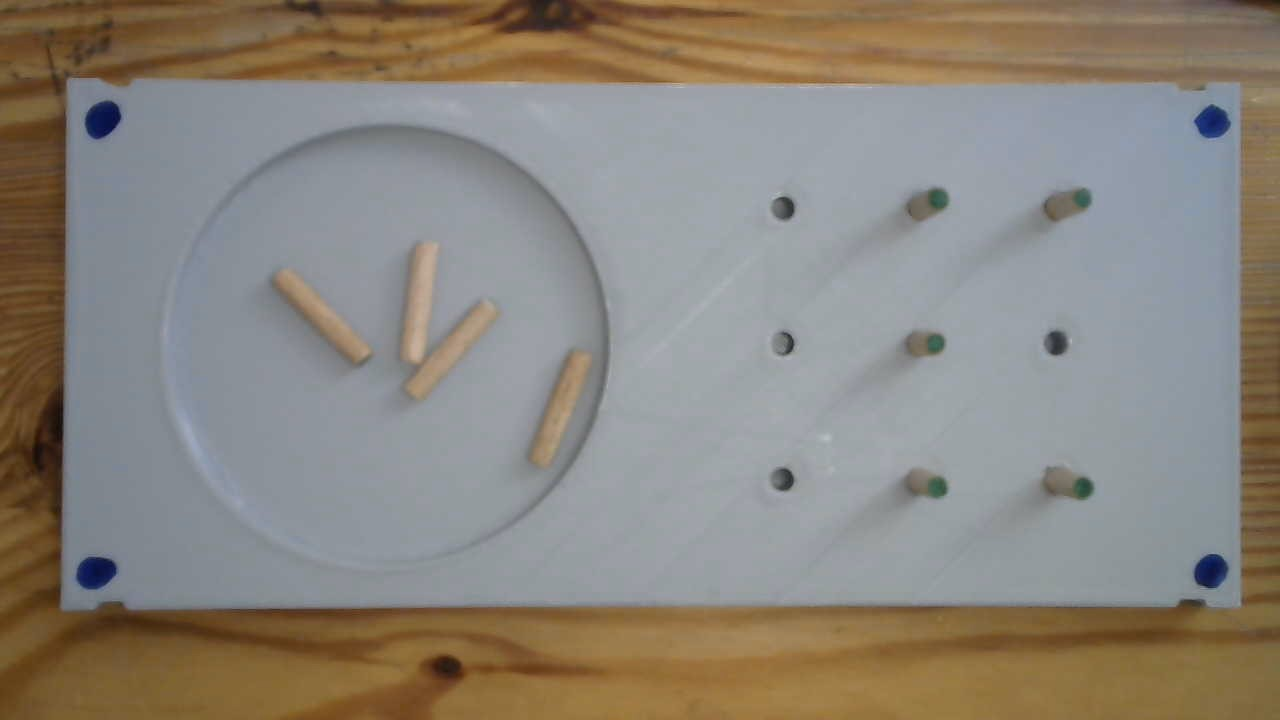
#> input picture DEMO/WIN_20210401_12_22_01_Pro.jpg, 1280 x 720 px
$ python main.py
#> lines starting #> are read from the running program, lines starting #| are printed output that depends on the picture; after the words box and inside, x2 and y2 are one past the last pixel; in counts of white or black regions, pixels touching at a corner belong together
#> further down, demoImage0 is the input picture: shape (720, 1280, 3); mean B, G, R 124.4, 133, 138.8
### WORKINGVERSIONS/imagePrepare.py
import cv2
import numpy as np


def getHalf(image, half):

    """
    function cuts image into dimension aaa x bbb, so that only half of board is in the frame
    input: image
    return: cutImage

    """


    # NOTE: when arm comes into frame, it prevents contour detection and
    # breaks the program

    height, width, channels = image.shape

    if(half == "left"):
        print("left")
        image = image[int(height/20):int(height*19/20),int(width/12):int(width*6/13),:]
    if(half == "right"):
        image = image[int(height*1/20):int(height*19/20),int(width*7/13):int(width*12/13),:]


    hsv = cv2.cvtColor(image, cv2.COLOR_RGB2HSV)
    h = cv2.GaussianBlur(hsv[:, :, 0], (7, 7), 15)  # convert to hsv and blur

    ret, h_t = cv2.threshold(h, 60,255, cv2.THRESH_BINARY)

    return image, h_t


# [92 lines of commented-out code are left out]


def cutImage(image):
    # function cuts image into dimension aaa x bbb, so that only board is in the frame
    # input: image
    # return: cutImage

    # NOTE: when arm comes into frame, it prevents contour detection and
    # breaks the program

    tresh = 100

    hsv = cv2.cvtColor(image, cv2.COLOR_RGB2HSV)
#> hsv: shape (720, 1280, 3); mean H, S, V 47.8, 61.1, 147.6
    hsv = cv2.GaussianBlur(hsv[:, :, 0], (9, 9), 10)  # convert to hsv and blur
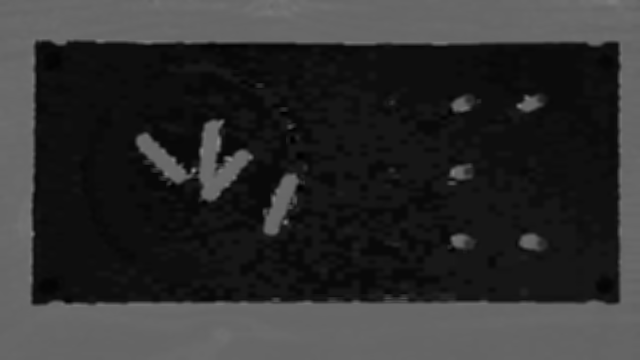
#> hsv: shape (720, 1280) (shown at 1/2 size); min 0, max 146, mean 47.8

    hsv[hsv < tresh] = 0  # treshold hsv
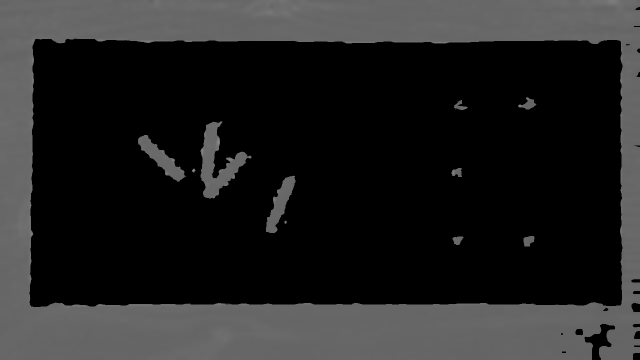
#> hsv: shape (720, 1280) (shown at 1/2 size); min 0, max 146, mean 35
    hsv[hsv >= tresh] = 360
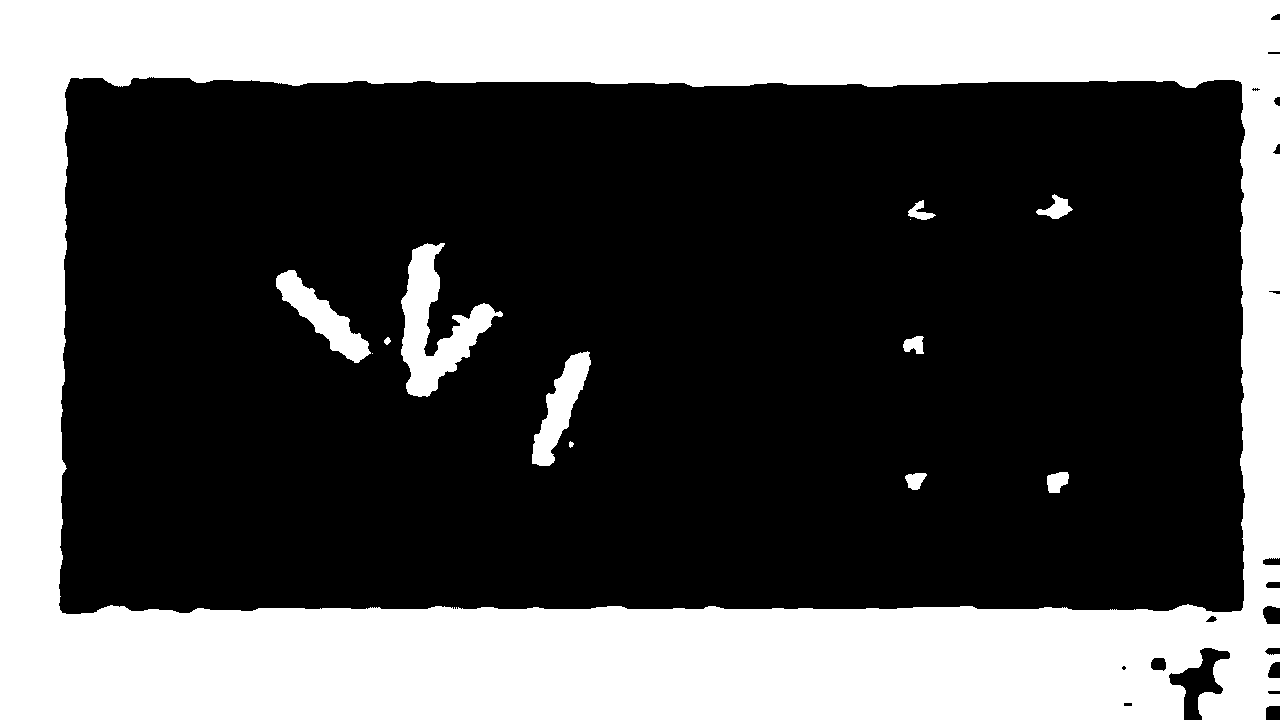
#> hsv: shape (720, 1280); values 0 (black) and 104 (white), 33.9% white; 13 white regions (2 under 20 px)

    # find contours
    contours, hierarchy = cv2.findContours(
        hsv, cv2.RETR_TREE, cv2.CHAIN_APPROX_SIMPLE)  # find contours
#> contours = 19 contours, 4 with area under 20; largest, box (x1, y1, x2, y2) and area: (0, 0, 1280, 720) 916544, (58, 76, 1246, 615) 621601, (401, 243, 503, 397) 5889, (276, 270, 371, 363) 2814, (532, 351, 591, 466) 2644

    # sort contours, biggest detected is hole frame, second biggest should be
    # the board
    contour_sizes = []

    for i in range(len(contours)):
        contour_sizes.append([cv2.contourArea(contours[i]), i])
#> this loop made 19 passes
#> after the loop, contour_sizes = [[916544.5, 0], [34, 1], [17, 2], [187, 3], [53.5, 4], [22, 5], [621601, 6], [225.5, 7], [313, 8], [16, 9], [0, 10], [2644, 11], [28, 12], [237.5, 13], [2814, 14], [5889, 15], [0, 16], [208.5, 17], [381.5, 18]]

    # take second element for sort
    def keyFirst(elem):
        return elem[0]

    # sort list with key
    contour_sizes.sort(key=keyFirst, reverse=True)

    # take second biggest
    cnt = contours[contour_sizes[1][1]]
#> cnt = contour of 731 points, box (x1, y1, x2, y2) (58, 76, 1246, 615), area 621601

    # convert to rectangle
    epsilon = 0.1 * cv2.arcLength(cnt, True)
#> epsilon = 359.8
    approx = cv2.approxPolyDP(cnt, epsilon, True)
#> approx = [[69, 79], [1238, 80], [1243, 607], [62, 613]]

    # detect which point is in which corner
    height = image.shape[0]
    width = image.shape[1]

    zgornjiLevo = []
    zgornjiDesno = []
    spodnjiLevo = []
    spodnjiDesno = []

    for element in approx:
        if(element[0, 0] < width / 2):
            if(element[0, 1] < height / 2):
                zgornjiLevo = element[0]
            else:
                spodnjiLevo = element[0]
        else:
            if(element[0, 1] < height / 2):
                zgornjiDesno = element[0]
            else:
                spodnjiDesno = element[0]
#> this loop made 4 passes

    # draw rectangle and cut image
    cv2.rectangle(image, (zgornjiLevo[0], zgornjiLevo[1]),
                  (spodnjiDesno[0], spodnjiDesno[1]), (150, 60, 0), 20)  # draw
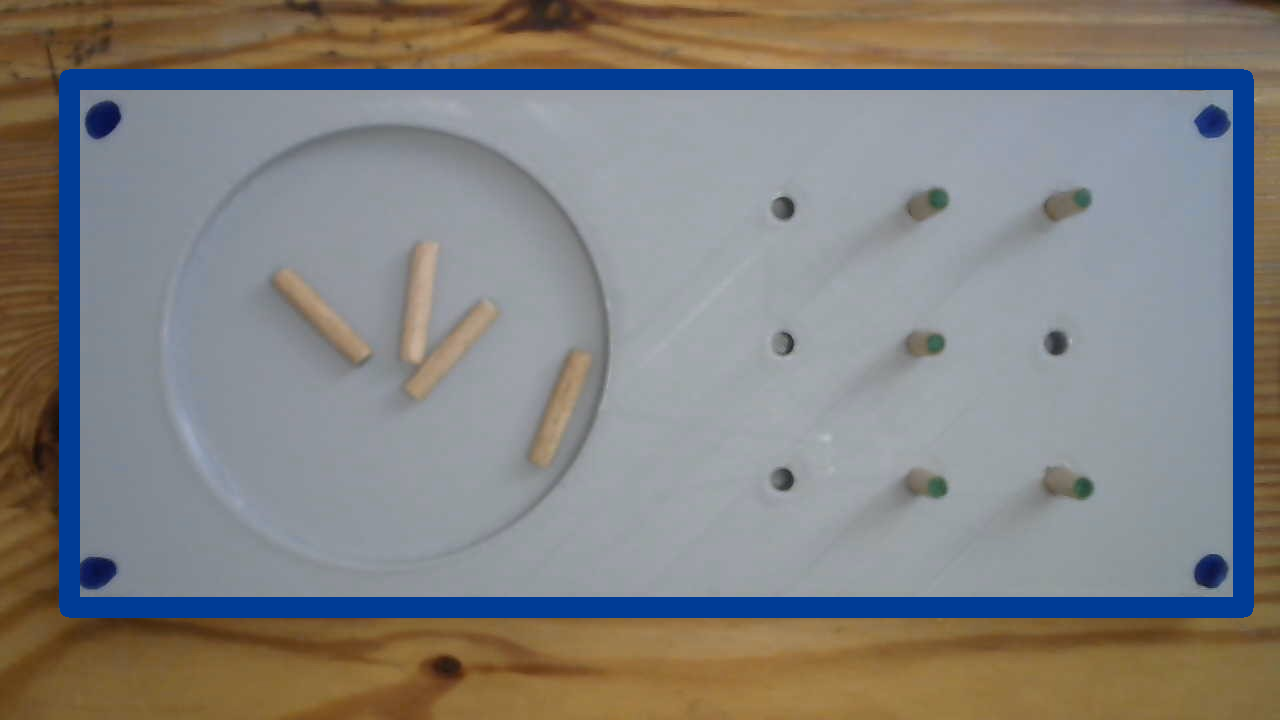
#> image: shape (720, 1280, 3); 7.74% of pixels changed, all inside (x1, y1, x2, y2) = (59, 69, 1254, 618)
    cutImage = image[zgornjiLevo[1]: spodnjiDesno[1],
                     zgornjiLevo[0]: spodnjiDesno[0]]  # cut

    return cutImage

### WORKINGVERSIONS/findPossiblePins.py
import math
from tqdm import tqdm
from imagePrepare import *
from points import *
import itertools
from drawRect import *

def checkPoints(h, points):
    """
     checks if all given points are in the h (hsv) image
     returns TRUE / FALSE
    """

    # check for every point if it is inside
    for point in points:
        if(h[int(point[1])][int(point[0])] < 200):
            return False
    return True


def findPinsLeft(h, height, width):
    """
        find possible pins, that are still in holding area

        return: list([center, fi])
    """

    s = math.sqrt(width**2 + height**2)
    delta = math.acos(height/s)*180/math.pi

    print("\ndelta: " + str(delta))


    s_height, s_width = h.shape

    possiblePins = [] # list of all possible pins positions

    # go over all points in image
    for y_num, y in tqdm(enumerate(h), total=s_height):
        for x_num, x in enumerate(y):

            if(h[y_num, x_num] > 50):  # check if center point is black ... if it is, than it is on pin

                for fi in range(-90,90,5): # for each point check all possible rotations ( but not "mirrored" )
                    status = True # if all tests check out, point is center of a pin

                    cornerPoints = redPoints([x_num, y_num], height, width,s, fi, delta)

                    # check if points are inside the image
                    for point in cornerPoints:
                        if(point[0] < 0 or point[1] < 0 ):
                            status = False
                        if(point[0] > s_width-1 or point[1] > s_height-1):
                            status = False

                    # go thrue a list of checks of all points
                    center = [x_num, y_num]

                    if(status):
                        status = checkPoints(h, [center])

                    if(status):
                        status = checkPoints(h, cornerPoints)

                    if(status):
                        status = checkPoints(h, darkBluePoints(center, height, width, fi))

                    if(status):
                        status = checkPoints(h, yellowPoints(center, height, width, fi))

                    if(status):
                        status = checkPoints(h, pinkPoints(center, height, width, fi))

                    if(status):
                        status = checkPoints(h, brownPoints(center, width, fi))

                    # if all points are in the shape, save center point and fi as possible pin position

                    if(status):
                        possiblePins.append([center, fi])

    return possiblePins


def filteredCandidates ( possiblePins, radious, fiErr):
    """
        checks possiblePins, returns only a few most likely locations of pins
        for each pin location iterates over every pin and sums number of pins in the same direction

        return: list([center, fi, sumOfpins, pinNum])

        sumOfpins - number of similarily layed pins in proximity

        pinNum - pin designation number
    """
    allPins = [] # possiblePins with added number of close pins

    radiousSq = radious**2

    for pinOfInt in tqdm(possiblePins):

        sumOfPins = 0
        # iterate over every other pin location and return number of close pins looking in the same direction
        for pin in possiblePins:
            if(abs(pin[1]-pinOfInt[1]) < fiErr): # check if pins are alligned
                if((pin[0][0] - pinOfInt[0][0])**2 + (pin[0][1] - pinOfInt[0][1])**2 < radiousSq): # check if pins centers are close
                    sumOfPins += 1

        allPins.append([pinOfInt[0], pinOfInt[1], sumOfPins])

    filtered = []

    # sort pins from one with most relatives in proximity to one with least
    allPins.sort(key = lambda x : x[2], reverse = True)

    finalPins = []
    counter0 = 0
    # only keep pins with most relatives
    for pinOfInt in allPins:
        exists = False
        for pin in (finalPins):
            if(abs(pin[1]-pinOfInt[1]) < fiErr and (pin[0][0] - pinOfInt[0][0])**2 + (pin[0][1] - pinOfInt[0][1])**2 < radiousSq): # check if pins are alligned and check if pins centers are close
                exists = True

        if(not exists):

            pinOfInt.append(counter0)
            counter0 += 1

            finalPins.append(pinOfInt)

    print("\nAll pins: " + str(len(possiblePins)))
    print("\nPins left:  " + str(len(finalPins)) + "\n")

    return finalPins

### WORKINGVERSIONS/points.py
import math
import cv2 as cv

def redPoints(center, height, width,s, fi, delta):
    """calculates and returns a list of red points used for detection"""

    # red points
    sin_fi_de = math.sin((fi + delta)*math.pi/180)
    cos_fi_de = math.cos((fi + delta)*math.pi/180)
    sin_fi_mde = math.sin((fi - delta)*math.pi/180)
    cos_fi_mde = math.cos((fi - delta)*math.pi/180)

    X_TL = center[0] + s * sin_fi_mde
    Y_TL = center[1] + s * cos_fi_mde

    X_TR = center[0] + s * sin_fi_de
    Y_TR = center[1] + s * cos_fi_de

    X_BL = center[0] - s * sin_fi_de
    Y_BL = center[1] - s * cos_fi_de

    X_BR = center[0] - s * sin_fi_mde
    Y_BR = center[1] - s * cos_fi_mde

    return [ [X_TL, Y_TL], [X_TR, Y_TR], [X_BL, Y_BL], [X_BR, Y_BR]]


def darkBluePoints(center, height, width, fi):
    """ calculates and returns a list of dark blue points used for detection """

     # dark blue
    sin_fi = math.sin(fi*math.pi/180)
    cos_fi = math.cos(fi*math.pi/180)


    X_TOP = center[0] + height * sin_fi
    Y_TOP = center[1] + height * cos_fi

    X_BOT = center[0] - height * sin_fi
    Y_BOT = center[1] - height * cos_fi

    return [ [X_TOP, Y_TOP], [X_BOT, Y_BOT]]


def yellowPoints(center, height, width,fi):
    """calculates and returns a list of yellow points used for detection"""

      # yellow points
    s = math.sqrt(width**2 + (height * 2/3)**2)
    delta = math.acos(2/3*height/s)*180/math.pi
    sin_fi_de = math.sin((fi + delta)*math.pi/180)
    cos_fi_de = math.cos((fi + delta)*math.pi/180)
    sin_fi_mde = math.sin((fi - delta)*math.pi/180)
    cos_fi_mde = math.cos((fi - delta)*math.pi/180)

    X_TL = center[0] + s * sin_fi_mde
    Y_TL = center[1] + s * cos_fi_mde

    X_TR = center[0] + s * sin_fi_de
    Y_TR = center[1] + s * cos_fi_de

    X_BL = center[0] - s * sin_fi_de
    Y_BL = center[1] - s * cos_fi_de

    X_BR = center[0] - s * sin_fi_mde
    Y_BR = center[1] - s * cos_fi_mde

    return [[X_TL, Y_TL], [X_TR, Y_TR], [X_BL, Y_BL], [X_BR, Y_BR]]


def pinkPoints(center, height, width, fi):
    """calculates and returns a list of pink points used for detection"""

        # pink points
    s = math.sqrt((2/3*width)**2 + (1/3*height)**2)
    delta = math.acos(1/3*height/s)*180/math.pi
    sin_fi_de = math.sin((fi + delta)*math.pi/180)
    cos_fi_de = math.cos((fi + delta)*math.pi/180)
    sin_fi_mde = math.sin((fi - delta)*math.pi/180)
    cos_fi_mde = math.cos((fi - delta)*math.pi/180)

    X_TL = center[0] + s * sin_fi_mde
    Y_TL = center[1] + s * cos_fi_mde

    X_TR = center[0] + s * sin_fi_de
    Y_TR = center[1] + s * cos_fi_de

    X_BL = center[0] - s * sin_fi_de
    Y_BL = center[1] - s * cos_fi_de

    X_BR = center[0] - s * sin_fi_mde
    Y_BR = center[1] - s * cos_fi_mde

    return [[X_TL, Y_TL], [X_TR, Y_TR], [X_BL, Y_BL], [X_BR, Y_BR]]


def brownPoints(center, width, fi):
    """ calculates and returns points on the left and right side of center """
    sin_fi_width = math.sin(fi*math.pi/180) * width
    cos_fi_width = math.cos(fi*math.pi/180) * width

    X_L = center[0] - cos_fi_width
    Y_L = center[1] + sin_fi_width

    X_R = center[0] + cos_fi_width
    Y_R = center[1] - sin_fi_width


    return [[X_L, Y_L], [X_R, Y_R]]


# [38 lines left out: function plotPoints, not called in this run]

### WORKINGVERSIONS/drawRect.py
import math
from points import redPoints
import cv2 as cv

def filledRect(h,img, point, width, height, color):
    """
    draws a filled rect with given 4 points
    """

    for w in range(0,width,1):
        s = math.sqrt(w**2 + height**2)
        delta = math.acos(height/s)*180/math.pi
        points = redPoints((point[0][0], point[0][1]), height, w, s, point[1], delta)
        cv.line(img, (int(points[0][0]), int(points[0][1])), (int(points[2][0]), int(points[2][1])), color, 2)
        cv.line(img, (int(points[1][0]), int(points[1][1])), (int(points[3][0]), int(points[3][1])), color, 2)
        cv.line(h, (int(points[0][0]), int(points[0][1])), (int(points[2][0]), int(points[2][1])), 0, 2)
        cv.line(h, (int(points[1][0]), int(points[1][1])), (int(points[3][0]), int(points[3][1])), 0, 2)

### WORKINGVERSIONS/rectanglesIntersect.py
from shapely.geometry import LineString
from points import redPoints

def chechIntersection (rectangle1, rectangle2, height, width, s, delta):

    """
        checks if two rectangles intersect

        returns:
            TRUE if intersect,
            FALSE if not intersect
    """

    # first get corners of rectangles

    corners1 = redPoints((rectangle1[0][0], rectangle1[0][1]), height, width,s, rectangle1[1], delta)
    corners2 = redPoints((rectangle2[0][0], rectangle2[0][1]), height, width,s, rectangle2[1], delta)

    # generate side lines of rectangles

    top1 = LineString([(corners1[0][0], corners1[0][1]),(corners1[1][0], corners1[1][1])])
    top2 = LineString([(corners2[0][0], corners2[0][1]),(corners2[1][0], corners2[1][1])])

    bot1 = LineString([(corners1[2][0], corners1[2][1]),(corners1[3][0], corners1[3][1])])
    bot2 = LineString([(corners2[2][0], corners2[2][1]),(corners2[3][0], corners2[3][1])])

    left1 = LineString([(corners1[0][0], corners1[0][1]),(corners1[2][0], corners1[2][1])])
    left2 = LineString([(corners2[0][0], corners2[0][1]),(corners2[2][0], corners2[2][1])])

    right1 = LineString([(corners1[1][0], corners1[1][1]),(corners1[3][0], corners1[3][1])])
    right2 = LineString([(corners2[1][0], corners2[1][1]),(corners2[3][0], corners2[3][1])])

    # check if any of the lines intersect
    # if they intersect, rectangles intersect

    status = False

    # top1
    if(not status):
        status = top1.intersects(top2)

    if(not status):
        status = top1.intersects(bot2)

    if(not status):
        status = top1.intersects(left2)

    if(not status):
        status = top1.intersects(right2)


    # bot1
    if(not status):
        status = bot1.intersects(top2)

    if(not status):
        status = bot1.intersects(bot2)

    if(not status):
        status = bot1.intersects(left2)

    if(not status):
        status = bot1.intersects(right2)

    # left1
    if(not status):
        status = left1.intersects(top2)

    if(not status):
        status = left1.intersects(left2)

    if(not status):
        status = left1.intersects(right2)

    if(not status):
        status = left1.intersects(bot2)

    # right1
    if(not status):
        status = right1.intersects(top2)

    if(not status):
        status = right1.intersects(left2)

    if(not status):
        status = right1.intersects(right2)

    if(not status):
        status = right1.intersects(bot2)

    return status


### WORKINGVERSIONS/pinCombos.py
from shapely.geometry import LineString
from points import redPoints
from rectanglesIntersect import chechIntersection

# [45 lines left out: functions getListOfAllowed, getListOfCovering, not called in this run]


def getNumofCovered (pin0, pins, height, width, s, delta):
    """
       returns number of pins that overlap with pin
    """

    num = 0

    for pin in pins:
        if(pin != pin0):
            if(chechIntersection(pin0, pin, height, width, s, delta)):
                num += 1

    return num


### WORKINGVERSIONS/getOriginals.py
from rectanglesIntersect import *
from pinCombos import  getNumofCovered
from tqdm import tqdm

def lessCovered(pins, height, width, s, delta):
    """
        removes one of covering pins

        return: array that has one less element than inputed

    """

    addressesBook = [] # list of addresses of all pins
    adressesRemoved = [] # list of removed addresses
    numopa = 0

    pins.reverse()

    for pin in pins:
        addressesBook.append(pin[3])

    for address0 in tqdm(addressesBook):
        if(not address0 in adressesRemoved): # if address is already removed ... skip it
            element0 = next(filter(lambda pin: pin[3] == address0, pins)) # get value of element

            for address1 in addressesBook:
                if(address0 != address1): # if we have same address twice ... skip it
                    if(not address1 in adressesRemoved): # if address is already removed ... skip it
                        element1 = next(filter(lambda pin: pin[3] == address1, pins)) # get value of element
                        if(chechIntersection(element0, element1, height, width, s, delta)): # if two pins intersect

                            # check which two of two pins has more intersecting pins and remove it
                            cov0 = getNumofCovered(element0, pins, height, width, s, delta)
                            cov1 = getNumofCovered(element1, pins, height, width, s, delta)


                            if(cov0 > cov1):
                                pins.remove(element0)
                                adressesRemoved.append(address0)
                                break

                            if(cov0 == cov1 and cov0 != 0):
                                pins.remove(element0)
                                adressesRemoved.append(address0)
                                break

                            if(cov0 < cov1):
                                pins.remove(element1)
                                adressesRemoved.append(address1)

    print(pins)

    return pins
                        # print((element1))


### WORKINGVERSIONS/main.py
import numpy as np
import cv2 as cv
import matplotlib.pyplot as plt
import time
from tqdm import tqdm
import math
import random
import itertools
from shapely.geometry import LineString

from camera import *
from detection import *
from helperMethods import *
from imagePrepare import getHalf, cutImage
from findPossiblePins import *
from drawRect import *
from rectanglesIntersect import *
from pinCombos import *
from getOriginals import *


settedPinsCounter = 0
confirmedPins = 0
yArea = [0, 0]
startSum = 0
allPinsSetted = False
allPinsDown = False
start = False


# demo = True -> running test video, demo = False -> running camera
demo = True
# testing mode for running just specific functions, not whole program
testingMode = True


if testingMode:
    # testing mode for running just specific functions, not whole program
    print("\n\n --- DEMO MODE --- \n")
    t = time.time()
    #   ---------------------------------
    #   ---------------------------------

    demoImage0 = cv.imread('../DEMO/WIN_20210401_12_22_01_Pro.jpg')

    image = cutImage(demoImage0)

    img, h = getHalf(image, "left")
#> (the rest of the program and of its run is left out)
